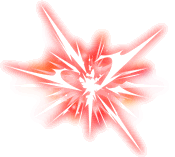
#> input picture image/Arrows/redArrow/hit.0_0.png, 175 x 157 px; its folder holds 4 pictures in this run
$ python imgflip.py   (Python 2 division)
#> lines starting #> are read from the running program, lines starting #| are printed output that depends on the picture
import Image
import ImageOps
import os
import matplotlib.image as mpimg


path = os.path.dirname(os.path.abspath(__file__)) + '/image/Arrows/redArrow'
spritelist = [f for f in os.listdir(path)]
for spritename in spritelist:
    if spritename[-4:] != '.png':
        continue
    name = spritename[:-4]
    print name
    img = Image.open("image/Arrows/redArrow/" + spritename)
#> img is the input picture: PIL image 175x157 RGBA; mean R, G, B, A 122.9, 66.8, 64.1, 73.6
    img = ImageOps.mirror(img)
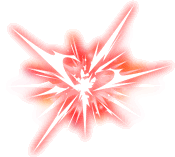
#> img: PIL image 175x157 RGBA; mean R, G, B, A 122.9, 66.8, 64.1, 73.6; transparent parts drawn white
#> pass 3 of the loop `for spritename in spritelist:`:
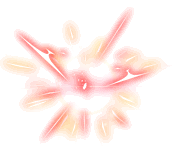
#> input picture image/Arrows/redArrow/hit.0_3_flip.png, 175 x 157 px
#> img is the input picture: PIL image 175x157 RGBA; mean R, G, B, A 99.5, 38.5, 20.4, 26
#> `img = ImageOps.mirror(img)`:
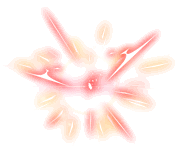
#> img: PIL image 175x157 RGBA; mean R, G, B, A 99.5, 38.5, 20.4, 26; transparent parts drawn white
#> the loop made 4 passes; the first 3 are shown
    img.save("image/Arrows/redArrowNew/" + name + '_flip.png')
